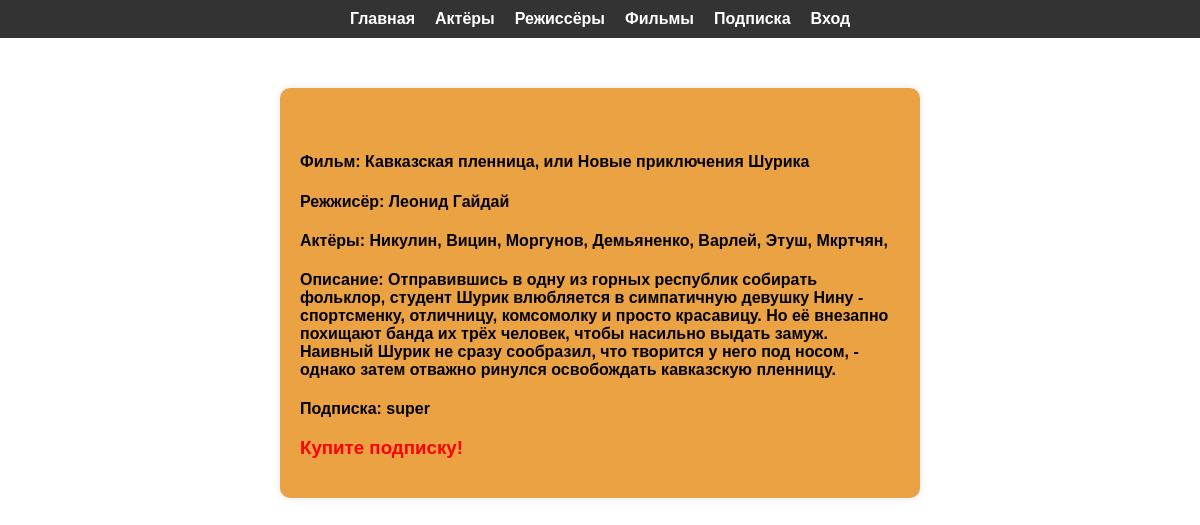
Screenshot of /kino/4 with the database file from the repository.
### catalog/models.py (models this page shows, shortened)
class Kino(models.Model):
    title = models.CharField(max_length=50, verbose_name='Название')
    gener = models.ForeignKey(Gener, on_delete=models.SET_NULL, null=True)
    director = models.ForeignKey(Director, on_delete=models.SET_NULL, null=True)
    country = models.ForeignKey(Country, on_delete=models.SET_NULL, null=True)
    year = models.IntegerField(verbose_name='год выхода')
    actors = models.ManyToManyField(Actor, verbose_name='Актёры')
    podpiska = models.ForeignKey(Podpiska, on_delete=models.SET_NULL, null=True)
    image = models.URLField(verbose_name='Постер', blank=True)
    opisanie  = models.TextField(max_length=50000, verbose_name='Описание')
    treler = models.URLField(verbose_name='Трейлер', blank=True, null=True)
    def displayAct(self):
        res = ''
        for one in self.actors.all():
            res += one.last_name + ', '
        return res
    displayAct.short_description = 'Актёры'

class Director(models.Model):
    name = models.CharField(max_length=50, verbose_name='Имя')
    last_name = models.CharField(max_length=50, verbose_name='Фамилия')
    info = models.URLField(blank=True)
    data = models.DateField(verbose_name='Дата рождения', blank=True, null=True)
    filmcount = models.IntegerField(verbose_name='Всего фильмов', blank=True, null=True)
    best = models.TextField(max_length=200, verbose_name='Лучшие фильмы', blank=True, null=True)
    image = models.URLField(verbose_name='Фото', blank=True, null=True)

class Actor(models.Model):
    name = models.CharField(max_length=50, verbose_name='Имя')
    last_name = models.CharField(max_length=50, verbose_name='Фамилия')
    info = models.URLField(blank=True)
    data = models.DateField(verbose_name='Дата рождения', blank=True, null=True)
    filmcount = models.IntegerField(verbose_name='Всего фильмов', blank=True, null=True)
    best = models.TextField(max_length=200, verbose_name='Лучшие фильмы', blank=True, null=True)
    image = models.URLField(verbose_name='Фото', blank=True, null=True)

class Podpiska(models.Model):
    VIBOR = (('free', 'free'), ('based', 'based'), ('super', 'super'))
    level = models.CharField(max_length=20, choices=VIBOR, verbose_name='Подписка')

### catalog/views.py (the view, shortened to what this page needs)
# urls.py: path('kino/<int:pk>', views.kinodetail, name='infokino'),
def kinodetail(req, pk):
    film = Kino.objects.get(id=pk)
    comments = film.comment_set.filter(active=True)
    forma = CommentForm()
    data = {'kino': film, 'form': forma, 'comments': comments}
    return render(req, 'catalog/kino_detail.html', data)

### templates/catalog/kino_detail.html (shortened to what this page needs)
{% extends 'index.html' %}
{% load static %}
{% block head %}
    <link rel="stylesheet" href="{% static 'kinos_detail.css' %}">
    <link rel="stylesheet" href="{% static 'index.css' %}">
{% endblock head %}
{% block content %}
    <div class="block">
        <h4>Фильм: {{ kino.title }}</h4>
        <h4>Режжисёр: {{ kino.director.name }} {{ kino.director.last_name }}</h4>
        <h4>Актёры: {{ kino.displayAct }}</h4>
        <h4>Описание: {{ kino.opisanie }}</h4>
        <h4>Подписка: {{ kino.podpiska.level }}</h4>
        {% if user.profileuser.podpiska.id >= kino.podpiska.id %}
            <iframe src="{{ kino.treler }}" allowfullscreen width="300"></iframe>
            <form action="" method="post">
                {% csrf_token %}
                {{ form }}
                <input type="submit" value="Отправиить">
            </form>
            [13:47] Ильин Никита Яковлевич
            {% for one in comments %}
                <div class="comment">
                    <span class="username">{{ one.user.username }}</span>
                    <span class="date">{{ one.timedata }}</span>
                    <div class="descriptiomo-nalonvevons">{{ one.body }}</div>
                </div>
            {% endfor %}
            {% if new_comments %}
                <h3>Новые комментарии:</h3>
                {% for comment in new_comments %}
                    <div class="comment new-comment">
                        <span class="username">{{ comment.user.username }}</span>
                        <span class="date">{{ comment.timedata }}</span>
                        <p class="body">{{ comment.body }}</p>
                    </div>
                {% endfor %}
            {% endif %}
            {% for one in comments %}
                <div>
                    Имя {{ one.user.username }}
                </div>
                <div>
                    Дата {{ one.timedata }}
                </div>
                <div>
                    Коментарий {{ one.body }}
                </div>
            {% endfor %}
        {% else %}
            <h3>Купите подписку!</h3>
        {% endif %}
    </div>
{% endblock content %}

### catalog/static/kinos_detail.css (style rules this page uses)
.block { margin: 50px auto; max-width: 600px; padding: 20px; background-color: #eaa242; border-radius: 10px; box-shadow: 0 0 10px rgba(0, 0, 0, 0.1); }
.block h4 { margin-bottom: 10px; }
.block h3 { color: #ff0000; }

### catalog/static/index.css (style rules this page uses)
body { font-family: Arial, sans-serif; margin: 0; padding: 0; }

### rows the page displays
Kino: title "Кавказская пленница, или Новые приключения Шурика", director.name "Леонид", director.last_name "Гайдай", displayAct "Никулин, Вицин, Моргунов, Демьяненко, Варлей, Этуш, Мкртчян,", opisanie "Отправившись в одну из горных республик собирать фольклор, студент Шурик влюбляется в симпатичную девушку Нину - спортсменку, отличницу, комсомолку и просто красавицу. Но её внезапно похищают банда их трёх человек, чтобы насильно выдать замуж. Наивный Шурик не сразу сообразил, что творится у него под носом, - однако затем отважно ринулся освобождать кавказскую пленницу.", podpiska.level "super"
